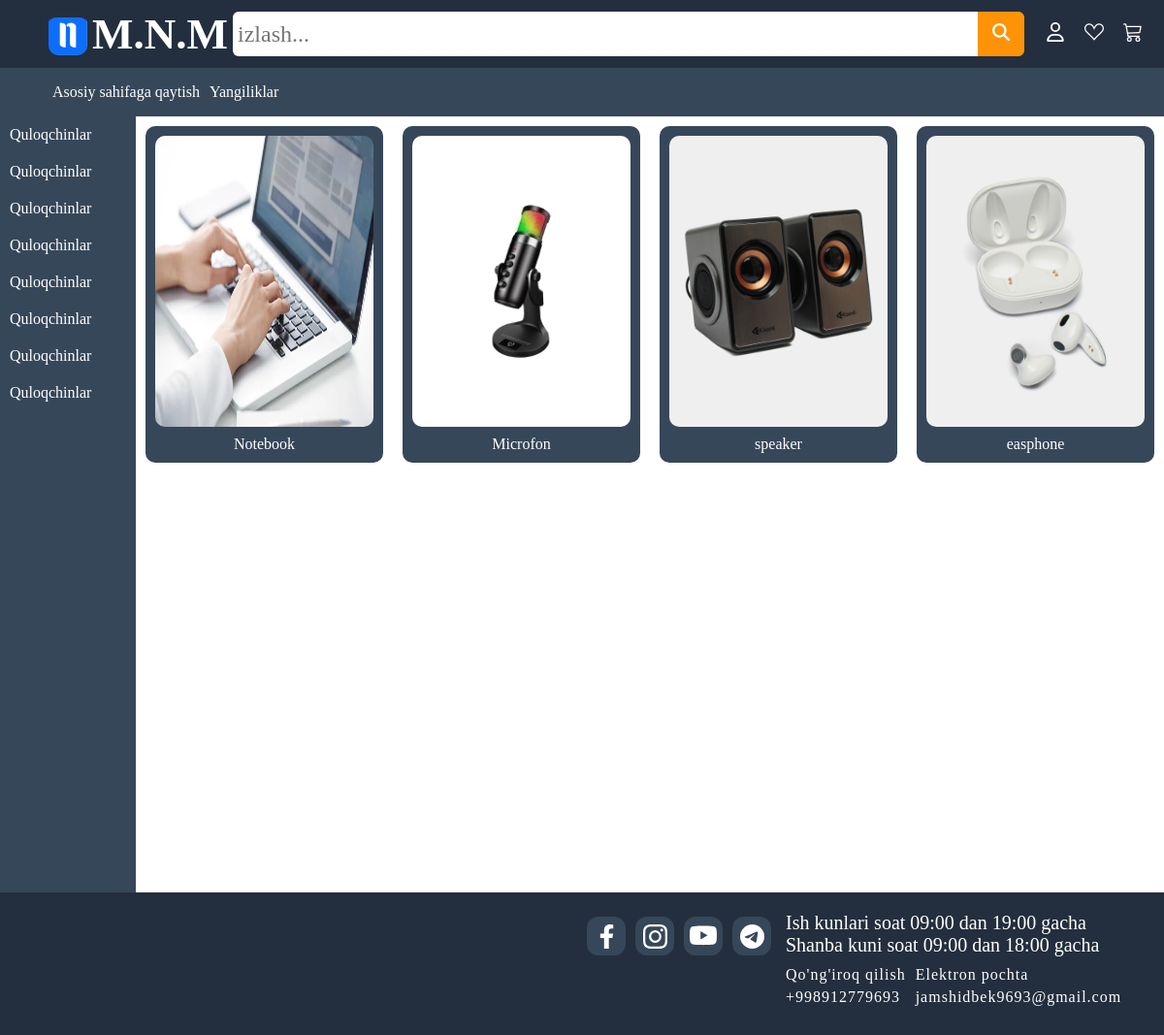
The page / on the database its author committed.
### products/models.py (models this page shows, shortened)
class Category(models.Model):
    name = models.CharField(max_length=100)
    photo = models.ImageField(upload_to='products/')

### pages/views.py (the view)
# urls.py: path('', HomePageView, name='home'),
def HomePageView(request):
    category_list = Category.objects.all()
    product_list = Product.objects.all()
    context = {
        "category_list": category_list,
        "products_list": product_list
        }
    return render(request, template_name='home.html', context = context)

### templates/home.html (shortened to what this page needs)
{% extends 'base.html' %}
{% load static %}
{% block style %}
<link rel="stylesheet" href="{% static 'css/home.css' %}">
{% endblock style %}
{% block content %}
<section class="main-section">
  <div class="main-left-div">
    <ul class="main-ul-left">
      <li>
        <a href="product_items.html" class="kategories-item"
          >Quloqchinlar</a
        >
      </li>
      <li>
        <a href="product_items.html" class="kategories-item"
          >Quloqchinlar</a
        >
      </li>
      <li>
        <a href="product_items.html" class="kategories-item"
          >Quloqchinlar</a
        >
      </li>
      <li>
        <a href="product_items.html" class="kategories-item"
          >Quloqchinlar</a
        >
      </li>
      <li>
        <a href="product_items.html" class="kategories-item"
          >Quloqchinlar</a
        >
      </li>
      <li>
        <a href="product_items.html" class="kategories-item"
          >Quloqchinlar</a
        >
      </li>
      <li>
        <a href="product_items.html" class="kategories-item"
          >Quloqchinlar</a
        >
      </li>
      <li>
        <a href="product_items.html" class="kategories-item"
          >Quloqchinlar</a
        >
      </li>
    </ul>
  </div>
  <div class="main-right-div">
    <div class="main-items">
      {% for category in category_list %}
        <div class="main-item">
          <div class="product-image-item">
            <a href="{% url 'category_products' category_id=category.id %}">
              <img
                src="{{ category.photo.url }}"
                alt="product-image"
                class="products-image"
              />
            </a>
            <a href="{% url 'category_products' category_id=category.id %}" class="products-name"
              ><p>{{ category.name }}</p></a
            >
          </div>
        </div>
      {% empty %}
      <h1>Mahsulotlar mavjud emas!</h1>
      {% endfor %}
    </div>
  </div>
</section>
{% endblock content %}

### static/css/base.css (style rules this page uses)
* { margin: 0; padding: 0; box-sizing: border-box; font-family: "Times New Roman", Times, serif; }
.main-section { padding-top: 120px; min-height: 100vh; }

### static/css/home.css (style rules this page uses)
* { font-family: 'Times New Roman', Times, serif; }
.main-section { display: flex; align-items: start; }
.main-left-div { min-width: 140px; min-height: 100vh; background: rgba(55, 71, 90, 1); }
.main-ul-left li { width: 100%; padding: 10px; display: flex; align-items: center; list-style: none; background:rgba(55, 71, 90, 1); }
.main-ul-left li a { color: #fff; text-decoration: none; }
.main-items { display: flex; flex-wrap: wrap; }
.main-item { width: 25%; padding: 10px; border-radius: 10px; }
.product-image-item { background:rgba(55, 71, 90, 1); padding: 10px; border-radius: 10px; }
.product-image-item a { text-decoration: none; color: #fff; width: 100%; text-align: center; }
.products-image { width: 100%; height: 300px; border-radius: 10px; }
.products-name p { padding-top: 5px; }

### rows shown on the page
Category: photo (picture), name "Notebook"
Category: photo (picture), name "Microfon"
Category: photo (picture), name "speaker"
Category: photo (picture), name "easphone"
